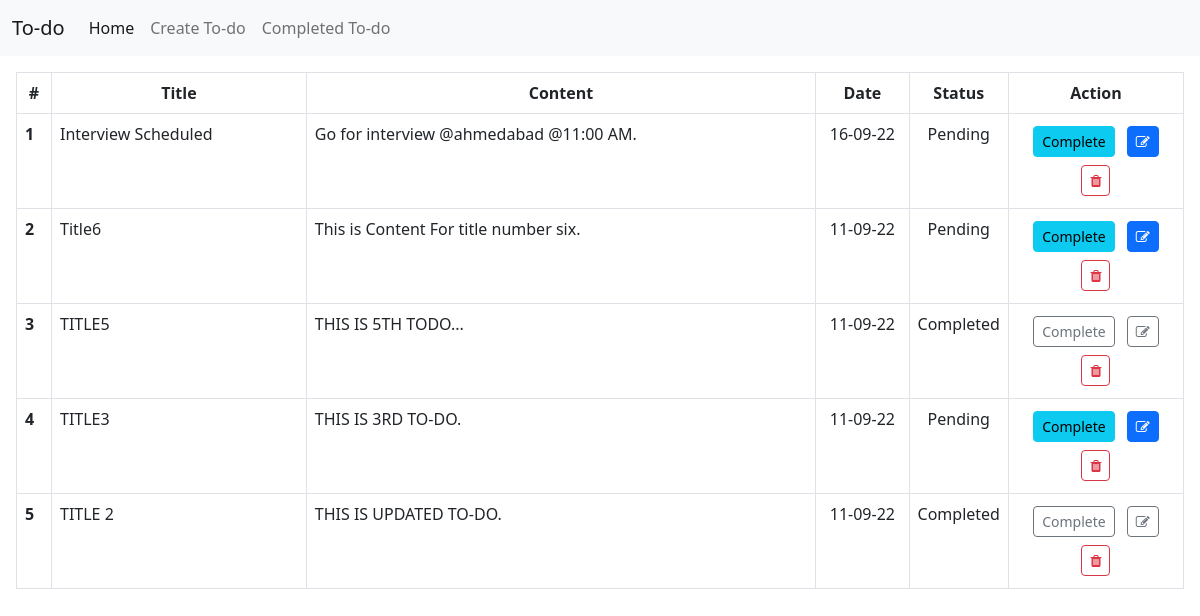
The page / on the database its author committed.
### task/models.py (models this page shows, shortened)
class Todo(models.Model):
    title = models.CharField(max_length=100)
    task_content = models.TextField()
    created_date = models.DateTimeField(default=timezone.now)
    complete = models.BooleanField(default=False)

### task/views.py (the view)
# urls.py: 2. Add a URL to urlpatterns:  path('', views.home, name='home')
def home(request):
    context = {'todos' : Todo.objects.all().order_by('-created_date')}
    return render(request, 'task/home.html', context)

### task/templates/task/home.html
{% extends 'task/base.html' %}
{% block content %}
<div class="m-3 table-responsive">
    <table class="table table-bordered table-hover">
        <thead>
            <tr>
                <th style="text-align:center; width:3%" scope="col">#</th>
                <th style="text-align:center" scope="col">Title</th>
                <th style="text-align:center" scope="col">Content</th>
                <th style="text-align:center; width:8%" scope="col">Date</th>
                <th style="text-align:center; width:8%" scope="col">Status</th>
                <th style="text-align:center; width:15%" scope="col text-center">Action</th>
            </tr>
        </thead>
        <tbody>
            {% for todo in todos %}
            <tr>
                <th scope="row">{{ forloop.counter }}</th>
                <td>{{ todo.title }}</td>
                <td>{{ todo.task_content }}</td>
                <td style="text-align:center">{{ todo.created_date|date:"d-m-y" }}</td>
                {% if todo.complete %}
                    <td style="text-align:center">Completed</td>
                {% else %}
                    <td style="text-align:center">Pending</td>
                {% endif %}
                <td style="text-align:center">
                {% if todo.complete %}
                    <button class="m-1 btn btn-outline-secondary btn-sm">Complete</button>
                    <button class="m-1 btn btn-outline-secondary btn-sm"><i class="fa fa-edit"></i></button>
                    <a class="m-1 btn btn-outline-danger btn-sm" href="{% url 'delete' todo.id %}"><i class="fa fa-trash"></i></a>
                {% else %}
                    <a class="m-1 btn btn-info btn-sm" href="{% url 'complete' todo.id %}">Complete</a>
                    <a class="m-1 btn btn-primary btn-sm" href="{% url 'edit' todo.id %}"><i class="fa fa-edit"></i></a>
                    <a name="delete" class="m-1 btn btn-outline-danger btn-sm" href="{% url 'delete' todo.id %}"><i class="fa fa-trash"></i></a>
                {% endif %}
                </td>
            </tr>
            {% endfor %}
        </tbody>
    </table>
</div>
{% endblock %}

### task/templates/task/base.html (shortened to what this page needs)
<!doctype html>
<html lang="en">
<head>
    <link href="https://cdn.jsdelivr.net/npm/bootstrap@5.2.1/dist/css/bootstrap.min.css" rel="stylesheet"
>
    <link rel="stylesheet" href="https://cdnjs.cloudflare.com/ajax/libs/font-awesome/4.7.0/css/font-awesome.min.css">
</head>
<body>
    <nav class="navbar navbar-expand-lg bg-light">
        <div class="container-fluid">
            <a class="navbar-brand" href="{% url 'home' %}">To-do</a>
            <div class="collapse navbar-collapse" id="navbarSupportedContent">
                <ul class="navbar-nav me-auto mb-2 mb-lg-0">
                    <li class="nav-item">
                        <a class="nav-link active" aria-current="page" href="{% url 'home' %}">Home</a>
                    </li>
                    <li class="nav-item">
                        <a class="nav-link" href="{% url 'create' %}">Create To-do</a>
                    </li>
                    <li class="nav-item">
                        <a class="nav-link" href="{% url 'completed' %}">Completed To-do</a>
                    </li>
                </ul>
            </div>
        </div>
    </nav>
        {% block content %}
        {% endblock %}
</body>
</html>

### rows shown on the page
Todo: title "Interview Scheduled", task_content "Go for interview @ahmedabad @11:00 AM.", created_date "16-09-22", complete "Pending"
Todo: title "Title6", task_content "This is Content For title number six.", created_date "11-09-22", complete "Pending"
Todo: title "TITLE5", task_content "THIS IS 5TH TODO...", created_date "11-09-22", complete "Completed"
Todo: title "TITLE3", task_content "THIS IS 3RD TO-DO.", created_date "11-09-22", complete "Pending"
Todo: title "TITLE 2", task_content "THIS IS UPDATED TO-DO.", created_date "11-09-22", complete "Completed"
